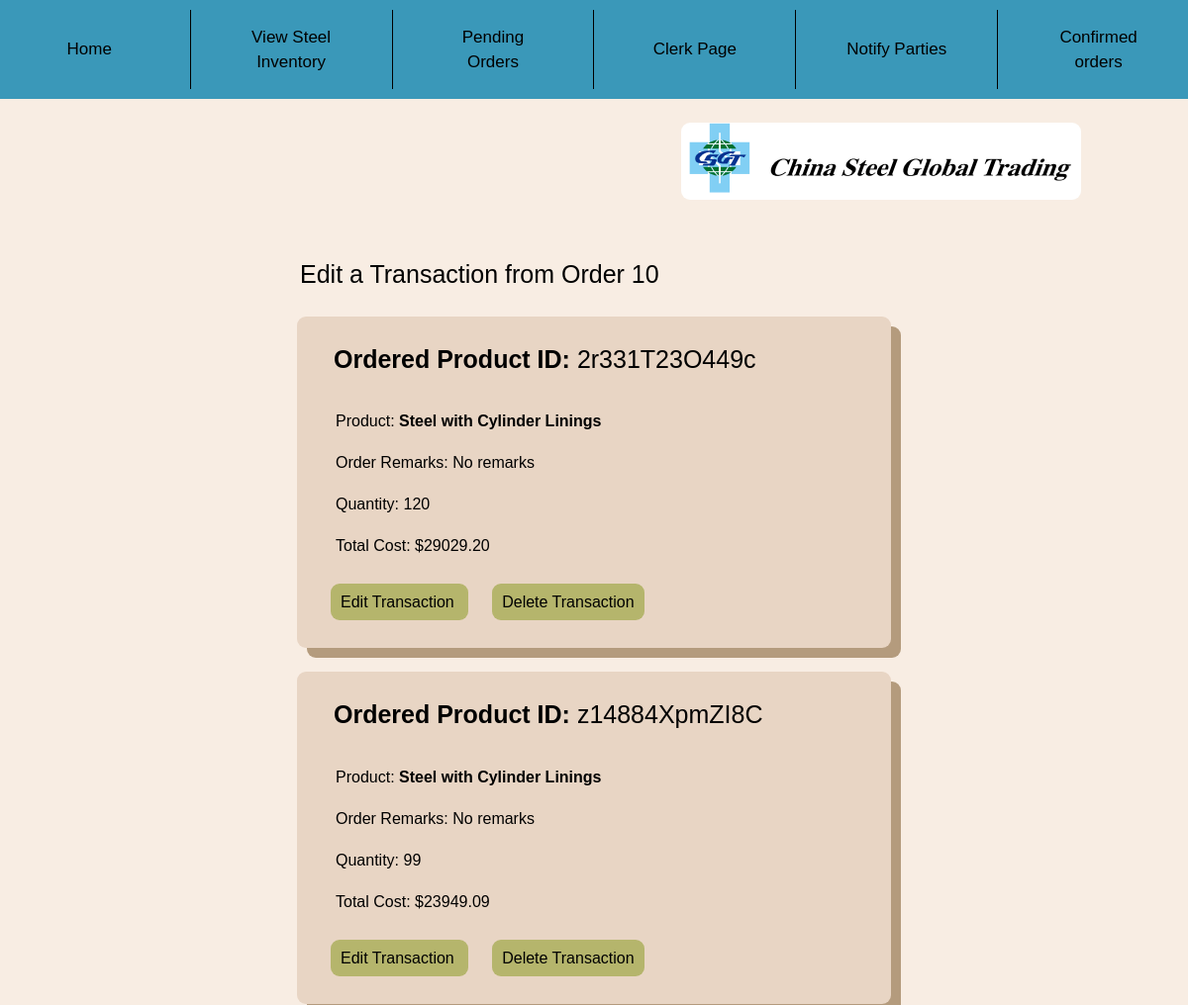
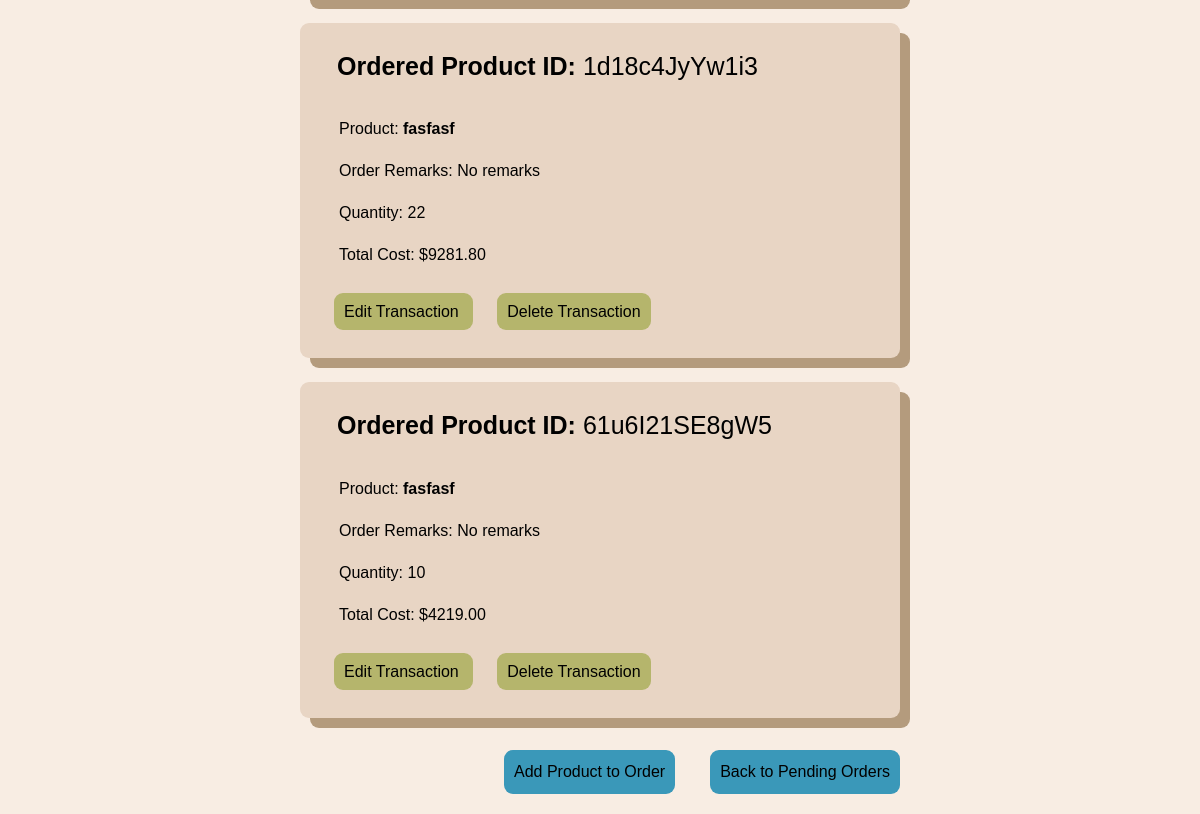
Screenshot of /Order/10/ (signed in) with the database file from the repository (2 pictures, top to bottom).
### Inventory/models.py (models this page shows, shortened)
class OrderedProduct(models.Model):
    remarks = models.CharField(max_length=200)
    quantity = models.IntegerField(default=0)
    totalcost = models.DecimalField(default=0, validators=[DecimalValidator(10,2)], decimal_places=2, max_digits=10)
    OrderedProductID = models.CharField(default=None, unique=True, max_length=13)
    OrderID = models.ForeignKey(FinalOrder, default=None, on_delete=models.CASCADE)
    Marks = models.ForeignKey(Product, on_delete=models.CASCADE)
    objects = models.Manager()

class Product(models.Model): #Steels, not food
    objects = models.Manager()
    Name = models.CharField(max_length=200, unique=True)
    Image = models.ImageField(default= "images/defproduct.jpg", blank=True, upload_to="images/") #not have image if we dont have one, uploaded to images folder automatically
    Manufacturer = models.CharField(default=None, max_length=100)
    ManuLoc = models.CharField(default=None,max_length=255)
    Color = models.CharField(default=None, max_length=20)
    Status = models.BooleanField(default=True) #Records incase of removed
    Measurement = models.CharField(default=None, max_length=30)
    Description = models.CharField(default=None, max_length=500)
    GrossWeight = models.CharField(default=None, max_length=40)
    Marks = models.CharField(default=None, null=True, max_length=300)
    Length = models.CharField(max_length=20)
    Cost = models.DecimalField(default=0, validators=[DecimalValidator(7,2)], decimal_places=2, max_digits=7) #declared value USD
    Stock = models.BigIntegerField(default=0)
    Contact = models.CharField(max_length=500)

### Inventory/views.py (the view)
# urls.py: path('Order/<int:pk>/', views.EditTrans, name='UnfTrans'),
def EditTrans(request, pk):
    condition = ""
    Order = get_object_or_404(FinalOrder, pk=pk)
    Products = OrderedProduct.objects.filter(OrderID = Order).order_by('-totalcost')
    if request.user.is_authenticated:
        error = request.session.get('HM')
        finalorderkey = request.session.get('PK')
        condition = True
        empty = len(Products) == 0
        if error != None:
            array = []
            for item in error.keys():
                if error[item] < 0:
                    array.append((item, error[item]))
            print(error)
            return render(request,'Inventory/cart.html',{
                    'C' : condition,
                    'Products' : Products,
                    'p' : pk,
                    'e' : empty,
                    'array' : array,
                    'orderkey' : finalorderkey
                })
        else:
            return render(request,'Inventory/cart.html',{
                        'C' : condition,
                        'Products' : Products,
                        'p' : pk,
                        'e' : empty
                    })

### Inventory/templates/Inventory/cart.html (shortened to what this page needs)
{% extends 'Inventory/base.html' %}
{% load static %}
    {% block content %}
        <br><br><br>
        {% if e == True %}
            <div class="container">
                <div class="Largetext" style="position: relative;"> No Products for this order yet! </div><br>
                <a class="Button" href="{% url 'Products2' %}" style="margin-bottom: 1vh; position: relative;"> Back to Pending Orders </a><br><br>
            </div>
        {% else %}
                <div class="Largetext" style="margin-left: 24vw;"> Edit a Transaction from Order {{p}} </div>
                {% for o in Products %}
                <div class="container" id="info">
                    <div class="Largetext"> <b>Ordered Product ID:</b> {{o.OrderedProductID}} </div>
                    <div class="bodytext"> Product: <b> {{o.Marks.Name}} </b> </div>
                    <div class="bodytext"> Order Remarks: {{o.remarks}} </div>
                    <div class="bodytext"> Quantity: {{o.quantity}} </div>
                    <div class="bodytext"> Total Cost: ${{o.totalcost}} </div><br>
                    <a class="Button" href="{% url 'editorder' pk=o.pk %}" style="margin-left: 2vw;"> Edit Transaction </a>
                    <a class="Button" href="{% url 'deltrans' pk=o.pk %}" style="margin-left: 2vw;"> Delete Transaction </a>
                    <br><br>
                </div>
                <br>
                {% endfor %}
                <a class="Button" href="{% url 'Products2' %}" style="background-color: #3A98B9; float: right; margin-right: 25vw; margin-top:1vh;  position: relative;"> Back to Pending Orders </a>
                <a class="Button" href="{% url 'addtoorder' pk=p %}" style=" background-color: #3A98B9; float: left; margin-left: 42vw; margin-top:1vh; position: relative;"> Add Product to Order </a>
                <br>
        {% endif %}
    <br><br>
    {% endblock %}

### Inventory/templates/Inventory/cart.html (style rules this page uses)
#info > .bodytext { margin-left: 2vw; }

### rows the page displays
OrderedProduct: OrderedProductID "2r331T23O449c", Marks.Name "Steel with Cylinder Linings", remarks "No remarks", quantity "120", totalcost "29029.20"
OrderedProduct: OrderedProductID "z14884XpmZI8C", Marks.Name "Steel with Cylinder Linings", remarks "No remarks", quantity "99", totalcost "23949.09"
OrderedProduct: OrderedProductID "1d18c4JyYw1i3", Marks.Name "fasfasf", remarks "No remarks", quantity "22", totalcost "9281.80"
OrderedProduct: OrderedProductID "61u6I21SE8gW5", Marks.Name "fasfasf", remarks "No remarks", quantity "10", totalcost "4219.00"

### other values shown
{{ p }} "10"
